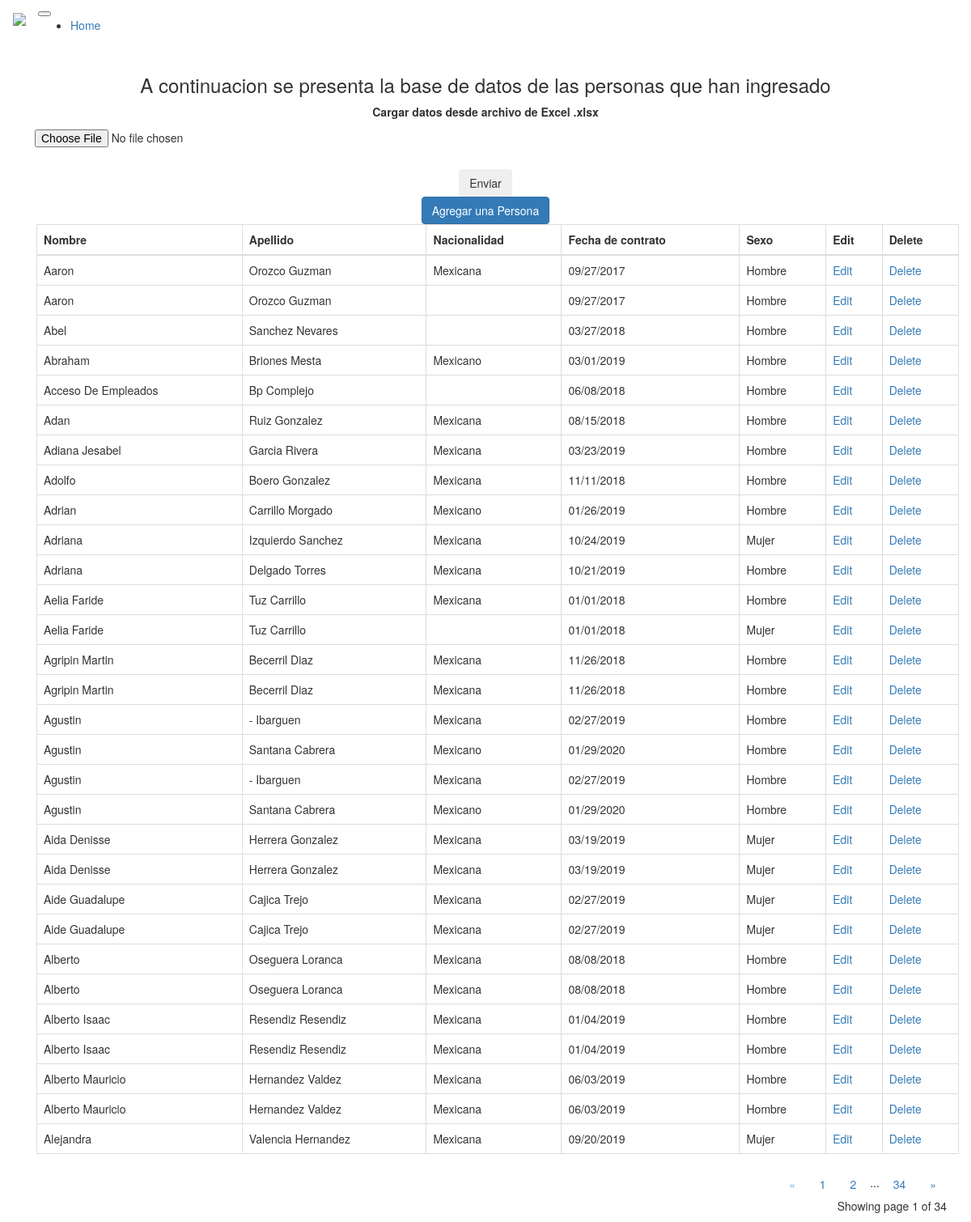
Before: / with the older database file.
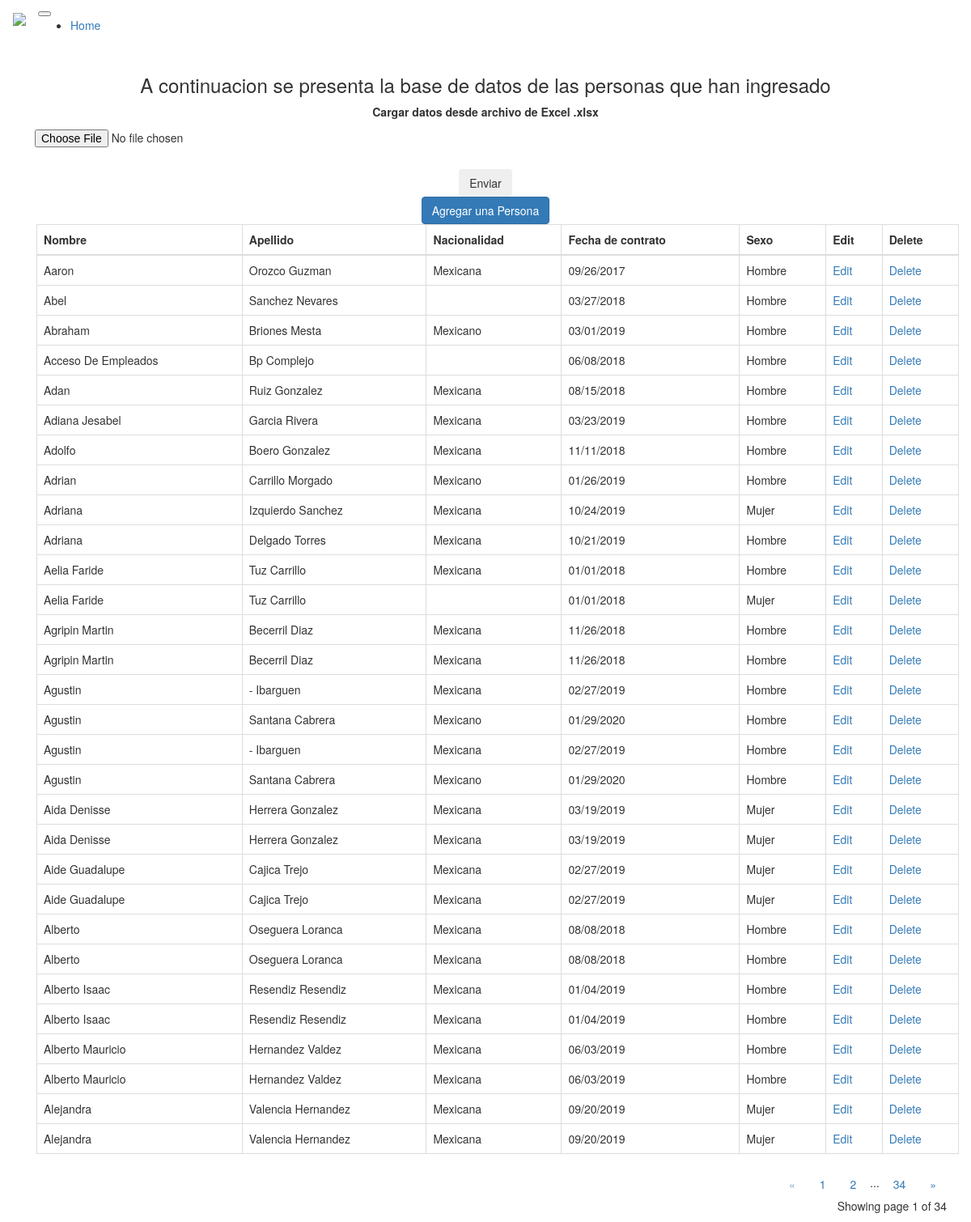
After: the same page with the newer database file.
### main.py (models this page shows)
class Person(db.Model):
    id = db.Column(db.Integer, primary_key=True)
    nombre = db.Column(db.String(80), nullable=False)
    apellido = db.Column(db.String(80), nullable=False)
    nacionalidad = db.Column(db.String(50), nullable=False)
    fecha_contrato = db.Column(db.String(50), nullable=False)
    sexo = db.Column(db.String(50), nullable=False)

### main.py (the view)
@app.route("/")
def home():
    page = request.args.get('page', 1, type=int)
    all_people = Person.query.order_by(Person.nombre).paginate(page=page, per_page=ROWS_PER_PAGE)
    return render_template("index.html", people=all_people)

### templates/index.html (shortened to what this page needs)
{% extends 'bootstrap/base.html' %}
{% block content %}
<div class="container mt-5">
  <h3 class="text-center">A continuacion se presenta la base de datos de las personas que han ingresado</h3>
    <form class="text-center" action="/uploader" method="POST" enctype="multipart/form-data">
      <div class="col-auto mt-5 p-0">
        <label for="formFileSm" class="form-label">Cargar datos desde archivo de Excel .xlsx</label>
      </div>
      <div class="col-12 d-flex justify-content-center flex-wrap">
      <div class="">
        <input class="btn btn-secondary form-control-sm" id="formFileSm" type="file" name="archivo"><br>
      </div>
      <div class="pl-1 mb-0 mt-1">
        <input class="btn btn-secondary align-items-center" type="submit" value="Enviar">
      </div>
      </div>
    </form>
    <div class="text-center mb-5 mt-4">
      <a href="{{url_for('add_person')}}" class="btn btn-primary">Agregar una Persona</a>
    </div>
    <div class='container table-responsive mt-3' >
      <table class="table table-bordered table-hover">
        <thead class="thead-dark">
          <tr>
            <th scope="col">Nombre</th>
            <th scope="col">Apellido</th>
            <th scope="col">Nacionalidad</th>
            <th scope="col">Fecha de contrato</th>
            <th scope="col">Sexo</th>
            <th scope="col">Edit</th>
            <th scope="col">Delete</th>
          </tr>
        </thead>
        <tbody>
        {% for person in people.items  %}
          <tr>
            <td>{{person.nombre.title()}}</td>
            <td>{{person.apellido.title()}}</td>
            <td>{{person.nacionalidad.capitalize()}}</td>
            <td>{{person.fecha_contrato}}</td>
            <td>{{person.sexo.capitalize()}}</td>
            <td><a href="{{url_for('edit_person', id=person.id)}}" class="button">Edit</a></td>
            <td><a href="{{url_for('delete_person', id=person.id)}}" class="button">Delete</a></td>
          </tr>
        {% endfor %}
        </tbody>
      </table>
    </div>
    <div class="text-right">
        <a href="{{ url_for('home', page=people.prev_num) }}"
          class="btn btn-outline-dark
          {% if people.page == 1 %}disabled{% endif %}">
            &laquo;
        </a>
        {% for page_num in people.iter_pages(left_edge=1, right_edge=1, left_current=1, right_current=2) %}
          {% if page_num %}
            {% if people.page == page_num %}
            <a href="{{ url_for('home', page=page_num) }}"
              class="btn btn-dark">
                {{ page_num }}
            </a>
            {% else %}
            <a href="{{ url_for('home', page=page_num) }}"
              class="btn btn-outline-dark">
                {{ page_num }}
            </a>
            {% endif %}
          {% else %}
            ...
          {% endif %}
        {% endfor %}
        <a href="{{ url_for('home', page=people.next_num) }}"
          class="btn btn-outline-dark
          {% if people.page == people.pages %}disabled{% endif %}">
            &raquo;
        </a>
    </div>
    <p class="text-right mt-3">
      Showing page {{ people.page }} of {{ people.pages }}
    </p>
</div>
{% endblock %}

### templates/header.html (shortened to what this page needs)
<!DOCTYPE html>
<html>
<head>
</head>
<body>
<div class="">
<nav class="navbar navbar-expand-lg navbar-light bg-light">
  <a class="navbar-brand" href="/">
  <img src="https://www.emqu.net/wp-content/uploads/2019/07/logo.png"></a>
  <button class="navbar-toggler" type="button" data-toggle="collapse" data-target="#navbarNav" aria-controls="navbarNav" aria-expanded="false" aria-label="Toggle navigation">
  </button>
  <div class="collapse navbar-collapse" id="navbarNav">
    <ul class="navbar-nav ">
      <li class="nav-item">
        <a class="nav-link" href="{{ url_for('home') }}">Home</a>
      </li>
    </ul>
  </div>
</nav>
</div>
</body>
</html>

Changed rows visible on the page:
removed Person: nombre "Aaron", apellido "Orozco Guzman", fecha_contrato "09/27/2017", sexo "Hombre"
changed Person "Aaron": fecha_contrato "09/27/2017" → "09/26/2017"
now on this page (row unchanged): Person: nombre "Alejandra", apellido "Valencia Hernandez", nacionalidad "Mexicana", fecha_contrato "09/20/2019", sexo "Mujer"
